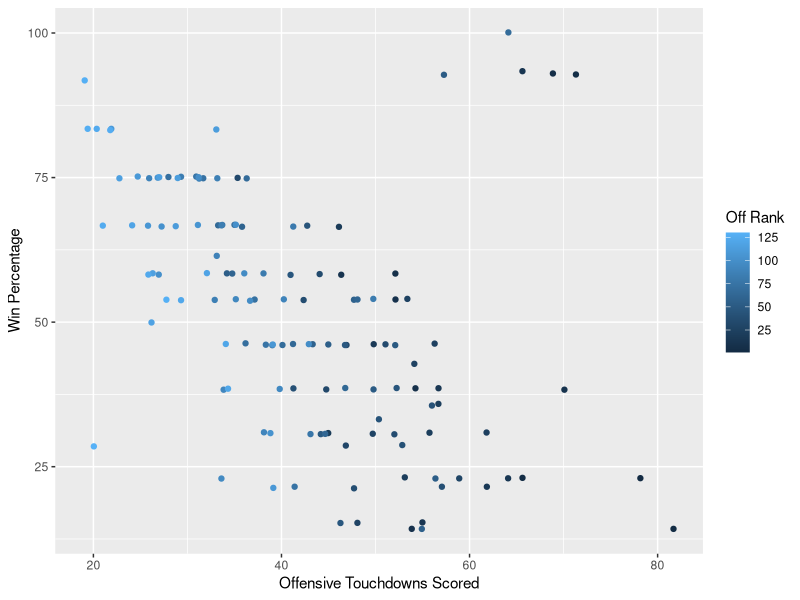
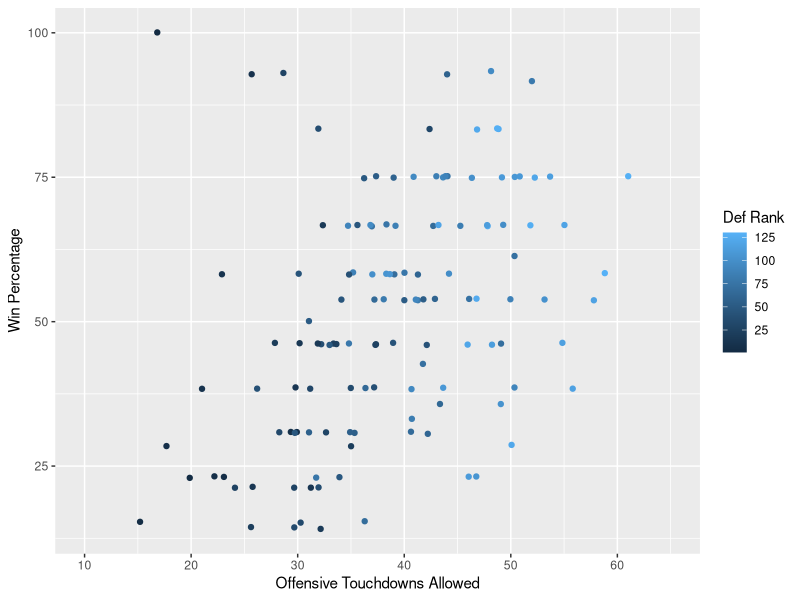
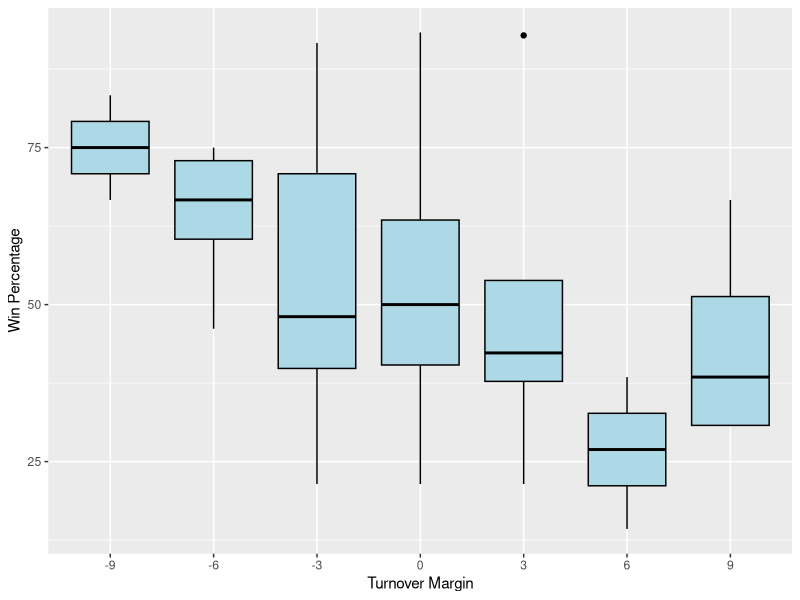

Generate these figures, in order, with R:
## ---- chunk 1
# global chunk options
knitr::opts_chunk$set(echo = FALSE,
                      error = TRUE,
                      message = FALSE, 
                      warning = FALSE,
                      comment = NA,
                      fig.width=9, 
                      fig.height=7)
## ---- chunk 2
library(tidyverse)
library(broom)
## ---- chunk 3
cfb23 <- read_csv("cfb23.csv")

glimpse(cfb23)
## ---- chunk 4
cfb23$`Win-Loss`
## ---- chunk 5
cfb23 <- cfb23 %>% 
  separate('Win-Loss', c('win', 'loss'), sep = '-', convert = TRUE, remove = FALSE)
## ---- chunk 6
features <- c("Off Yards per Game", 
              "Off TDs", 
              "Points Per Game", 
              "Yards Per Game Allowed", 
              "Total TDs Allowed", 
              "Penalty Yards Per Game", 
              "Avg Points per Game Allowed",
              "win",
              "Off Rank",
              "Def Rank",
              "Off TDs Allowed",
              "Turnover Margin",
              "Games")
## ---- chunk 7
cfb23 <- cfb23 %>%
  mutate(across(all_of(features), as.numeric))

cfb23$win_percentage <- (cfb23$win/cfb23$Games)*100
cfb23
## ---- chunk 8
cfb23 %>% 
  filter(! is.na(`Off Rank`)) %>% 
  ggplot(aes(`Off TDs`, win_percentage, color = `Off Rank`))+
  geom_jitter()+
  labs(y = "Win Percentage",
       x = "Offensive Touchdowns Scored")
## ---- chunk 9
Offensive.mod <- lm(win_percentage ~ `Off TDs`, data = cfb23)
tidy(Offensive.mod)
## ---- chunk 10
glance(Offensive.mod)
## ---- chunk 11
cfb23 %>% 
  filter(! is.na(`Def Rank`)) %>% 
  ggplot(aes(`Off TDs Allowed`, win_percentage, color = `Def Rank`))+
  geom_jitter()+
  scale_x_continuous(limits = c(10, 65), breaks = seq(10, 65, by = 10))+
  labs(y = "Win Percentage",
       x = "Offensive Touchdowns Allowed")
## ---- chunk 12
defense.mod <- lm(win_percentage ~ `Off TDs Allowed`, data = cfb23)
tidy(defense.mod)
## ---- chunk 13
glance(defense.mod)
## ---- chunk 14
mult.lm <- lm(win_percentage ~ `Off Yards per Game` + `Yards Per Game Allowed`, data = cfb23)
tidy(mult.lm)
## ---- chunk 15
glance(mult.lm)
## ---- chunk 16
cfb23 %>% 
   filter(! is.na(`Turnover Margin`), `Turnover Margin` %in% c(-9,-6,-3,0,3,6,9)) %>%
ggplot(aes(as.factor(`Turnover Margin`), win_percentage)) +
  geom_boxplot(fill = "lightblue", color = "black")+
  labs(y = "Win Percentage",
       x = "Turnover Margin")
## ---- chunk 17
turnover.mod <- lm(win_percentage ~ `Turnover Margin`, data = cfb23)
tidy(turnover.mod)
## ---- chunk 18
glance(turnover.mod)
